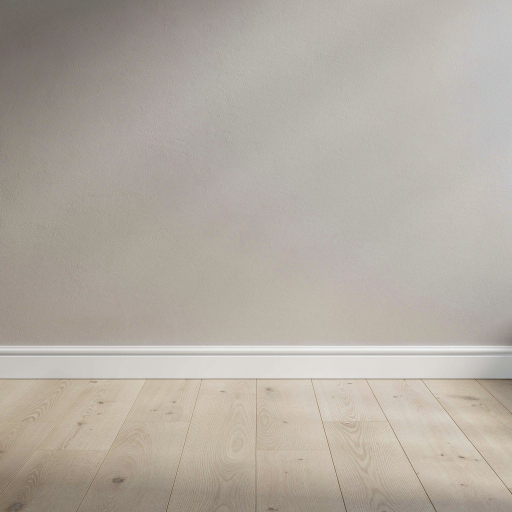
#> input picture assets/studio-bg-floor.jpg, 1024 x 1024 px, given in place of comp-bouquet-clay.png, which was not available (shown at 1/2 size)
$ python _convert_icons_webp.py
#> lines starting #> are read from the running program, lines starting #| are printed output that depends on the picture
# -*- coding: utf-8 -*-
"""Одноразовый скрипт: clay-иконки -> WebP + пережатие тяжёлых PNG (2026-09-24)."""
import os, shutil
from PIL import Image

ROOT = r"C:\vigsharm-shop"
GEN = r"C:\Users\79528\.cursor\projects\c-vigsharm-shop\assets"
ARCHIVE = os.path.join(ROOT, "_archive", "icons-photoreal-20260924")
os.makedirs(ARCHIVE, exist_ok=True)

def save_webp(src, dst, size, quality=82):
#> called with dst = 'C:\\vigsharm-shop/icons/comp-bouquet.webp', size = 128, quality = 82
    im = Image.open(src)
#> im is the input picture: PIL image 1024x1024 RGB; mean R, G, B 178.9, 171.8, 162.7
    im = im.convert("RGBA") if im.mode != "RGBA" else im
#> im: PIL image 1024x1024 RGBA
    im.thumbnail((size, size), Image.LANCZOS)
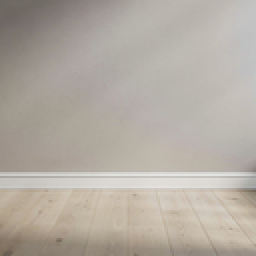
#> im: PIL image 128x128 RGBA (shown 2 times larger); mean R, G, B, A 178.9, 171.8, 162.7, 255
    os.makedirs(os.path.dirname(dst), exist_ok=True)
    im.save(dst, "WEBP", quality=quality, method=6)
    return os.path.getsize(dst)

log = []

# 1) Новые clay comp-иконки -> icons/comp-<key>.webp (128px, показ 32px)
COMP_KEYS = ["bouquet","box","chrome","bubble","confetti","star","heart",
             "digit","photozone","figure","floor","tulip","print","latex"]
for k in COMP_KEYS:
    src = os.path.join(GEN, "comp-%s-clay.png" % k)
    dst = os.path.join(ROOT, "icons", "comp-%s.webp" % k)
    log.append(("comp-%s.webp" % k, save_webp(src, dst, 128)))
#> pass 2 of the loop `for k in COMP_KEYS:`:
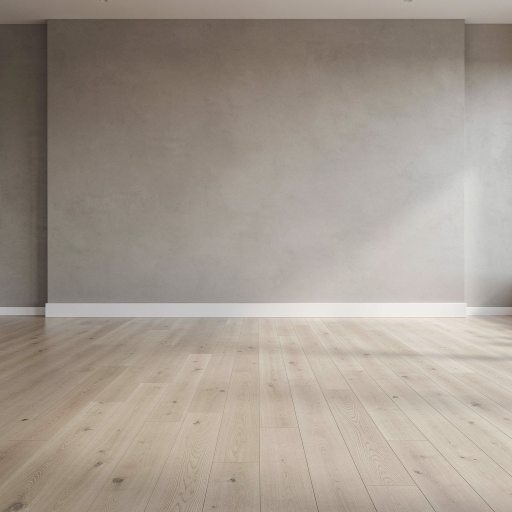
#> input picture assets/studio-bg-photozone.jpg, 1024 x 1024 px, given in place of comp-box-clay.png, which was not available (shown at 1/2 size)
#> in save_webp, im is the input picture: PIL image 1024x1024 RGB; mean R, G, B 163.3, 153.4, 143.2
#> in save_webp (call 2), `im.thumbnail((size, size), Image.LANCZOS)`:
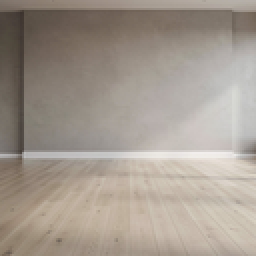
#> im: PIL image 128x128 RGBA (shown 2 times larger); mean R, G, B, A 163.3, 153.4, 143.2, 255
#> (the run stopped early here; a loop or call above may not have finished)
